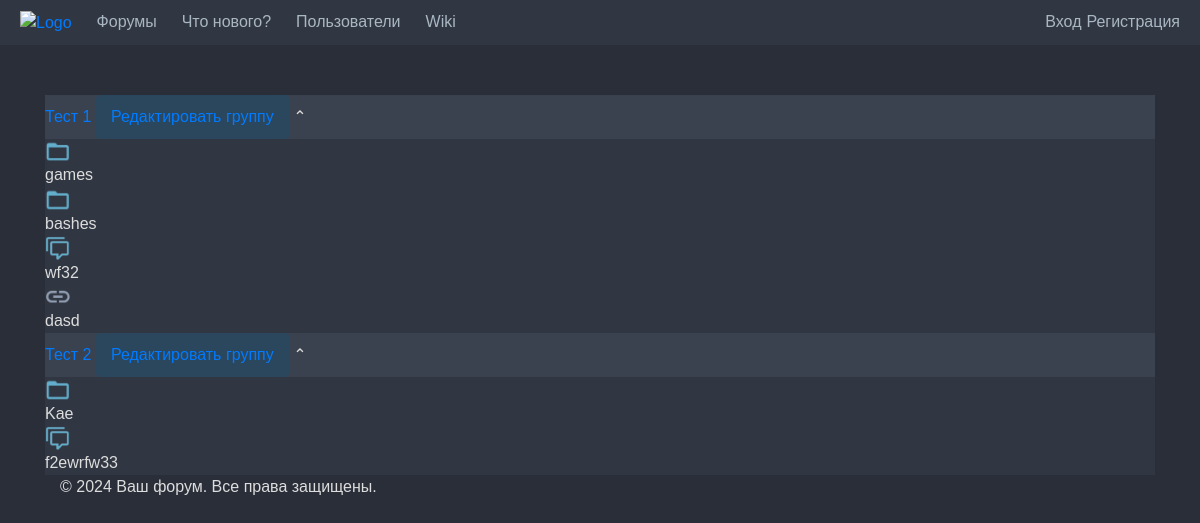
Before: / with the older database file.
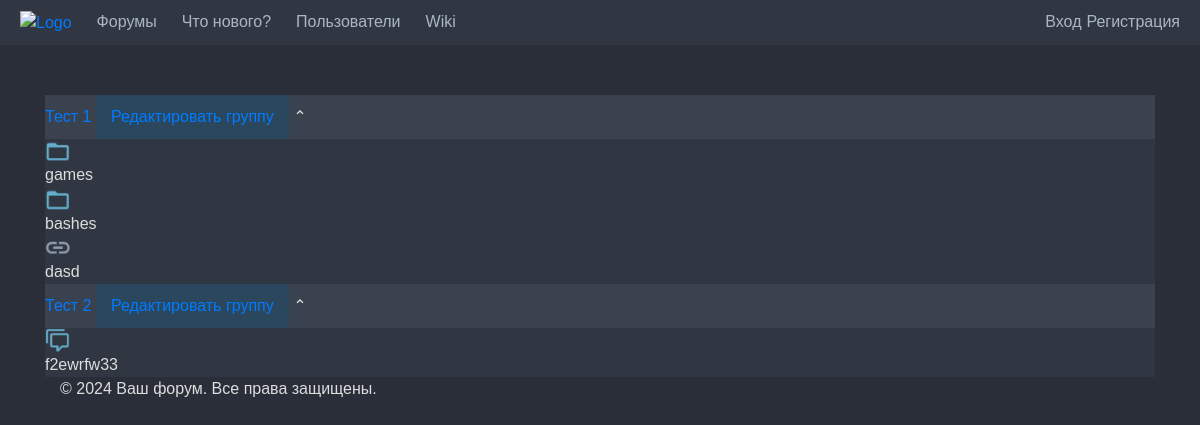
After: the same page with the newer database file.
### data/groups.py (models this page shows)
class Group(SqlAlchemyBase):
    __tablename__ = 'groups'
    id = sqlalchemy.Column(sqlalchemy.Integer, primary_key=True, autoincrement=True)
    title = sqlalchemy.Column(sqlalchemy.String, nullable=False)
    author_id = sqlalchemy.Column(sqlalchemy.Integer, sqlalchemy.ForeignKey("users.id"), nullable=False)
    author = orm.relationship('User')

### data/categories.py (models this page shows)
class Category(SqlAlchemyBase):
    __tablename__ = 'categories'
    id = sqlalchemy.Column(sqlalchemy.Integer, primary_key=True, autoincrement=True)
    title = sqlalchemy.Column(sqlalchemy.String, nullable=False)
    author_id = sqlalchemy.Column(sqlalchemy.Integer, sqlalchemy.ForeignKey("users.id"), nullable=False)
    parent_type = sqlalchemy.Column(Enum(CategoryParentType), nullable=False)
    parent_id = sqlalchemy.Column(sqlalchemy.Integer, nullable=False)
    author = orm.relationship('User')

### data/forums.py (models this page shows)
class Forum(SqlAlchemyBase):
    __tablename__ = 'forums'
    id = sqlalchemy.Column(sqlalchemy.Integer, primary_key=True, autoincrement=True)
    title = sqlalchemy.Column(sqlalchemy.String, nullable=False)
    author_id = sqlalchemy.Column(sqlalchemy.Integer, sqlalchemy.ForeignKey("users.id"), nullable=False)
    parent_type = sqlalchemy.Column(Enum(ForumParentType), nullable=False)
    parent_id = sqlalchemy.Column(sqlalchemy.Integer, nullable=False)
    author = orm.relationship('User')

### data/topics.py (models this page shows)
class Topic(SqlAlchemyBase):
    __tablename__ = 'topics'
    id = sqlalchemy.Column(sqlalchemy.Integer, primary_key=True, autoincrement=True)
    title = sqlalchemy.Column(sqlalchemy.String, nullable=False)
    author_id = sqlalchemy.Column(sqlalchemy.Integer, sqlalchemy.ForeignKey("users.id"), nullable=False)
    parent_type = sqlalchemy.Column(Enum(TopicParentType), nullable=False)
    parent_id = sqlalchemy.Column(sqlalchemy.Integer, nullable=False)
    author = orm.relationship('User')

### main.py (the view)
@app.route('/')
def index():
    session = db_session.create_session()
    groups = session.query(Group).all()
    categories_by_groups = session.query(Category).filter(Category.parent_type == CategoryParentType.group).all()
    forums_by_groups = session.query(Forum).filter(Forum.parent_type == ForumParentType.group).all()
    topics_by_groups = session.query(Topic).filter(Topic.parent_type == TopicParentType.group).all()
    return render_template('index.html', groups=groups, categories_by_groups=categories_by_groups,
                           forums_by_groups=forums_by_groups, topics_by_groups=topics_by_groups)

### data/db_session.py (called while the page is built)
def create_session() -> Session:
    global __factory
    return __factory()

### templates/index.html (shortened to what this page needs)
{% extends "base.html" %}
{% block content %}
<link rel="stylesheet" type="text/css" href="{{url_for('static', filename='css/index.css')}}">
{% for group in groups %}
<div class="group" id="group-{{group.id}}">
    <div class="group-header" onclick="toggleCategory(this)">
        <a class="group-sil" href="#group-{{group.id}}">{{group.title}}</a>
        <a href="/DASD" class="create-object-content" id="create-content-button">Редактировать группу</a>
        <span class="arrow rotated">&#x2303;</span>
    </div>
    <div class="group-items">
        {% for category in categories_by_groups %}
        {% if category.parent_id == group.id %}
        <div class="group-item">
            <i class="item-icon"><img class="icon-object-image" src="static/image/icon_object/category.webp"></i>
            <div class="item-info">
                <a class="item-title" href="/categories/{{category.id}}/">{{category.title}}</a>
            </div>
        </div>
        {% endif %}
        {% endfor %}
        {% for forum in forums_by_groups %}
        {% if forum.parent_id == group.id %}
        <div class="group-item">
            <i class="item-icon"><img class="icon-object-image" src="static/image/icon_object/forum.webp"></i>
            <div class="item-info">
                <a class="item-title" href="/forums/{{forum.id}}/">{{forum.title}}</a>
            </div>
        </div>
        {% endif %}
        {% endfor %}
        {% for topic in topics_by_groups %}
        {% if topic.parent_id == group.id %}
        <div class="group-item">
            <i><img class="icon-object-image" src="static/image/icon_object/link.webp"></i>
            <div class="item-info">
                <a href="/topics/{{topic.id}}/" class="item-title">{{topic.title}}</a>
            </div>
        </div>
        {% endif %}
        {% endfor %}
    </div>
</div>
{% endfor %}
<footer>
    <div class="container">
        <p>&copy; 2024 Ваш форум. Все права защищены.</p>
    </div>
</footer>
{% endblock %}

Changed rows visible on the page:
removed Forum: parent_id 1 (drawn), title "wf32", shown under Group "Тест 1"
removed Category: parent_id 2 (drawn), title "Kae", shown under Group "Тест 2"
